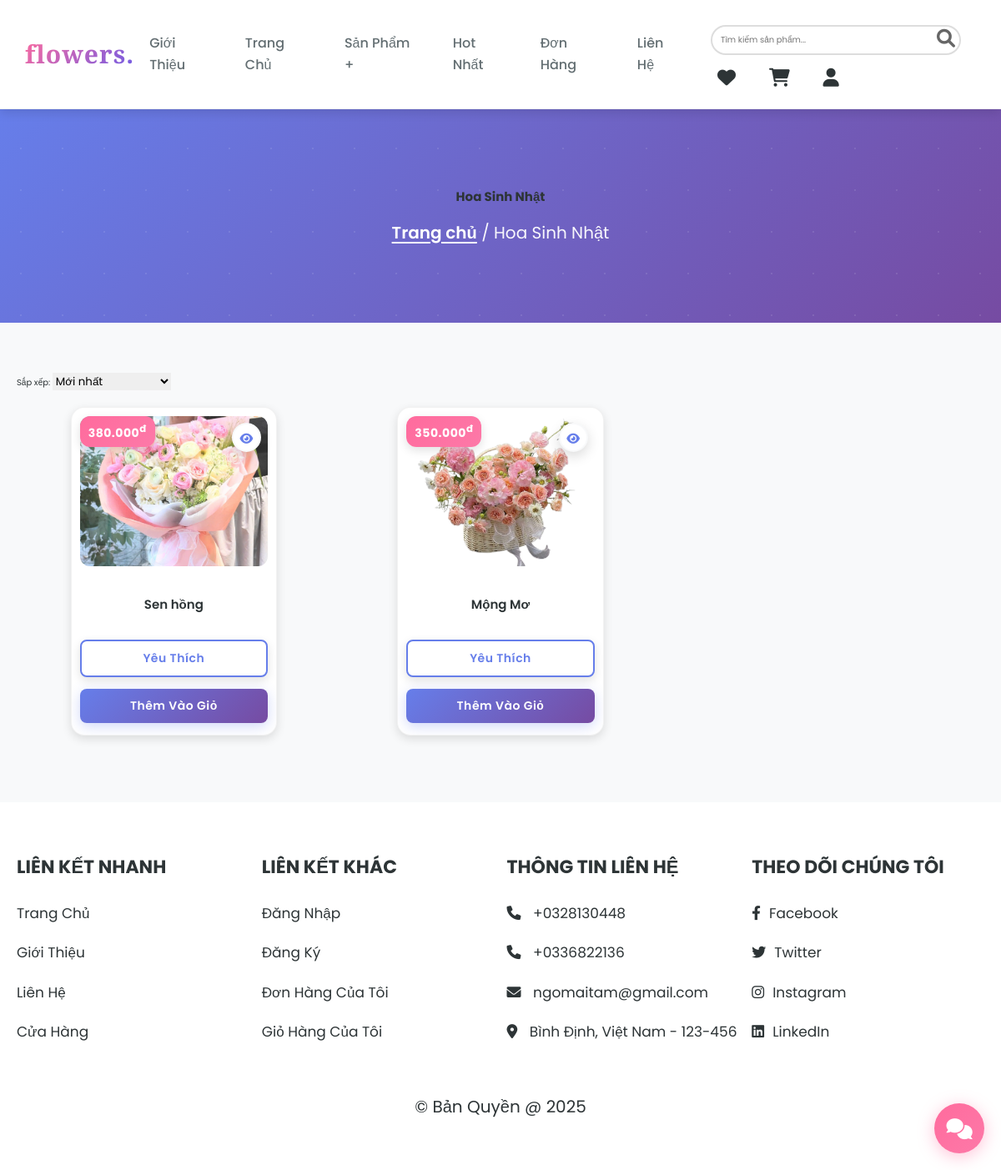
The page /pages/category.php?cat=sinh-nhat (signed in) on the database its author committed.
### tables this page shows
CREATE TABLE `products` (
  `id` int(11) NOT NULL,
  `name` varchar(100) NOT NULL,
  `details` varchar(500) NOT NULL,
  `price` int(11) NOT NULL,
  `stock_quantity` int(11) NOT NULL DEFAULT 0,
  `low_stock_threshold` int(11) NOT NULL DEFAULT 10,
  `stock_status` enum('in_stock','low_stock','out_of_stock') DEFAULT 'in_stock',
  `is_available` tinyint(1) DEFAULT 1,
  `last_stock_update` timestamp NULL DEFAULT NULL,
  `image` varchar(100) NOT NULL,
  `category` varchar(50) DEFAULT NULL
);

### includes/db_functions.php (called while the page is built, shortened)
<?php
function db_select_array($conn, $query, $types = "", $params = []) {
    if (!empty($types) && !empty($params)) {
        $stmt = mysqli_prepare($conn, $query);
        mysqli_stmt_bind_param($stmt, $types, ...$params);
        mysqli_stmt_execute($stmt);
        $result = mysqli_stmt_get_result($stmt);
        return mysqli_fetch_all($result, MYSQLI_ASSOC);
    }
    $result = mysqli_query($conn, $query);
    return $result ? mysqli_fetch_all($result, MYSQLI_ASSOC) : [];
}
?>

### pages/category.php (the view, shortened to what this page needs)
<?php
@include '../config.php';
$category = $_GET['cat'] ?? 'dam-cuoi';
$category_map = [
    'dam-cuoi' => 'Hoa Đám Cưới',
    'sinh-nhat' => 'Hoa Sinh Nhật',
    'ngay-le' => 'Hoa Ngày Lễ',
    'qua-tang' => 'Quà Tặng'
];
$category_name = $category_map[$category];
$sort = $_GET['sort'] ?? 'newest';
$min_price = $_GET['min_price'] ?? 0;
$max_price = $_GET['max_price'] ?? 10000000;
$page = $_GET['page'] ?? 1;
$per_page = 12;
$offset = ($page - 1) * $per_page;
$where = "category = ? AND price BETWEEN ? AND ?";
$params = [$category, $min_price, $max_price];
$types = "sii";
switch($sort) {
    default:
        $order = "ORDER BY id DESC";
}
$query = "SELECT * FROM products WHERE $where $order LIMIT ? OFFSET ?";
$products = db_select_array($conn, $query, $types . "ii", array_merge($params, [$per_page, $offset]));
?>
<!DOCTYPE html>
<html lang="vi">
<head>
   <link rel="stylesheet" href="https://cdnjs.cloudflare.com/ajax/libs/font-awesome/6.0.0/css/all.min.css">
   <link rel="stylesheet" href="../css/style.css">
   <link rel="stylesheet" href="../css/product-cards.css">
</head>
<body>
<?php @include '../header.php'; ?>
<section class="heading">
   <h1><?php echo $category_name; ?></h1>
   <p><a href="./home.php">Trang chủ</a> / <span><?php echo $category_name; ?></span></p>
</section>
<section class="products">
   <div class="filter-container">
      <form method="GET">
         <label>Sắp xếp:</label>
         <select name="sort" onchange="this.form.submit()">
            <option value="newest" <?php echo $sort == 'newest' ? 'selected' : ''; ?>>Mới nhất</option>
         </select>
      </form>
   </div>
   <div class="box-container">
      <?php
      if($products && count($products) > 0){
         foreach($products as $fetch_products){
            echo '
            <form class="box" method="POST">
               <input type="hidden" name="csrf_token" value="'.generate_csrf_token().'">
               <input type="hidden" name="product_id" value="'.$fetch_products['id'].'">
               <input type="hidden" name="product_name" value="'.$fetch_products['name'].'">
               <input type="hidden" name="product_price" value="'.$fetch_products['price'].'">
               <input type="hidden" name="product_image" value="'.$fetch_products['image'].'">
               <div class="price">'.number_format($fetch_products['price'], 0, ',', '.').'<sup>đ</sup></div>
               <a href="./view_page.php?pid='.$fetch_products['id'].'" class="fas fa-eye"></a>
               <img class="image" src="../assets/uploads/products/'.$fetch_products['image'].'" alt="'.$fetch_products['name'].'">
               <div class="name">'.$fetch_products['name'].'</div>
               <input type="hidden" name="quantity" value="1">
               <button type="submit" class="option-btn" name="add_to_wishlist">Yêu Thích</button>
               <button type="submit" class="btn" name="add_to_cart">Thêm Vào Giỏ</button>
            </form>
            ';
         }
      } else {
         echo '<p class="empty">Không có sản phẩm nào trong danh mục này</p>';
      }
      ?>
   </div>
</section>
<?php @include '../footer.php'; ?>
</body>
</html>

### header.php (shortened to what this page needs)
<header class="header">
    <div class="flex">
        <a href="../pages/home.php" class="logo">flowers.</a>
        <nav class="navbar">
    <ul>
        <li><a href="../pages/about.php">giới thiệu</a></li>
        <li><a href="../pages/home.php">trang chủ</a></li>
        <li class="dropdown">
  <a href="#">Sản phẩm +</a>
</li>
<li><a href="../pages/hotnhat.php">Hot nhất</a></li>
    <li><a href="../pages/orders.php">đơn hàng</a></li>
     <li><a href="../pages/contact.php">liên hệ</a></li>
    </ul>
</nav>
        <div class="icons">
    <div class="search-container" style="position: relative; margin: 0 1rem;">
        <input type="text"
               id="live-search"
               placeholder="Tìm kiếm sản phẩm..."
               autocomplete="off"
               style="padding: 0.8rem 3rem 0.8rem 1rem; border: 2px solid #ddd; border-radius: 25px; width: 300px; font-size: 1rem;">
    </div>
    <a href="../pages/wishlist.php">
        <i class="fas fa-heart"></i>
    </a>
    <a href="../pages/cart.php">
        <i class="fas fa-shopping-cart"></i>
    </a>
    <div id="user-btn" class="fas fa-user"></div>
</div>
    </div>
</header>

### footer.php
<section class="footer">
    <div class="box-container">
        <div class="box">
            <h3>Liên Kết Nhanh</h3>
            <a href="../pages/home.php">Trang Chủ</a>
            <a href="../pages/about.php">Giới Thiệu</a>
            <a href="../pages/contact.php">Liên Hệ</a>
            <a href="../pages/shop.php">Cửa Hàng</a>
        </div>
        <div class="box">
            <h3>Liên Kết Khác</h3>
            <a href="../auth/login.php">Đăng Nhập</a>
            <a href="../auth/register.php">Đăng Ký</a>
            <a href="../pages/orders.php">Đơn Hàng Của Tôi</a>
            <a href="../pages/cart.php">Giỏ Hàng Của Tôi</a>
        </div>
        <div class="box">
            <h3>Thông Tin Liên Hệ</h3>
            <p> <i class="fas fa-phone"></i> +0328130448 </p>
            <p> <i class="fas fa-phone"></i> +0336822136 </p>
            <p> <i class="fas fa-envelope"></i> ngomaitam@gmail.com </p>
            <p> <i class="fas fa-map-marker-alt"></i> Bình Định, Việt Nam - 123-456 </p>
        </div>
        <div class="box">
            <h3>Theo Dõi Chúng Tôi</h3>
            <a href="#"><i class="fab fa-facebook-f"></i>Facebook</a>
            <a href="#"><i class="fab fa-twitter"></i>Twitter</a>
            <a href="#"><i class="fab fa-instagram"></i>Instagram</a>
            <a href="#"><i class="fab fa-linkedin"></i>LinkedIn</a>
        </div>
    </div>
    <div class="credit">
        &copy; Bản Quyền @ <?php echo date('Y'); ?>
    </div>
</section>
<?php
if(isset($_SESSION['user_id']) && $_SESSION['user_type'] == 'user'){
    include '../chat/chat_widget.php';
}
?>

### chat/chat_widget.php (shortened to what this page needs)
<div id="chat-widget" class="chat-widget">
    <button id="chat-toggle" class="chat-toggle-btn">
        <i class="fas fa-comments"></i>
    </button>
</div>

### css/product-cards.css (style rules this page uses)
.products .box { position: relative; overflow: hidden; background: white; border-radius: 15px; box-shadow: 0 5px 20px rgba(0,0,0,0.08); transition: all 0.4s cubic-bezier(0.4, 0, 0.2, 1); border: 2px solid transparent; padding: 1rem; max-width: 280px; margin: 0 auto; }
.products .box .image { width: 100%; height: 200px; object-fit: cover; border-radius: 10px; transition: transform 0.5s ease; margin-bottom: 0.8rem; }
.products .box .price { position: absolute; top: 18px; left: 18px; background: linear-gradient(135deg, #ff6b9d, #c471ed); color: white; padding: 0.5rem 1rem; border-radius: 20px; font-size: 1.4rem; font-weight: 700; box-shadow: 0 5px 15px rgba(255, 107, 157, 0.4); z-index: 2; }
.products .box .fas.fa-eye { position: absolute; top: 18px; right: 18px; width: 35px; height: 35px; line-height: 35px; text-align: center; background: white; color: #667eea; border-radius: 50%; font-size: 1.4rem; box-shadow: 0 5px 15px rgba(0,0,0,0.15); transition: all 0.3s; z-index: 2; }
.products .box .name { font-size: 1.6rem; font-weight: 600; color: #333; margin: 1rem 0; text-align: center; min-height: 45px; display: flex; align-items: center; justify-content: center; line-height: 1.4; }
.products .box .option-btn, .products .box .btn { width: 100%; padding: 1rem; margin: 0.4rem 0; border-radius: 8px; font-size: 1.4rem; font-weight: 600; transition: all 0.3s; border: none; cursor: pointer; text-transform: capitalize; }
.products .box .option-btn { background: white; color: #667eea; border: 2px solid #667eea; }
.products .box .btn { background: linear-gradient(135deg, #667eea, #764ba2); color: white; box-shadow: 0 4px 15px rgba(102, 126, 234, 0.3); }
.products .box-container { display: grid; grid-template-columns: repeat(4, 1fr); gap: 1.5rem; padding: 2rem 0; max-width: 1200px; margin: 0 auto; }
@media (max-width: 1200px) { .products .box-container { grid-template-columns: repeat(3, 1fr); } }

### chat/chat_widget.php (style rules this page uses)
.chat-widget { position: fixed; bottom: 2rem; right: 2rem; z-index: 9999; }
.chat-toggle-btn { width: 6rem; height: 6rem; border-radius: 50%; background: linear-gradient(135deg, var(--primary) 0%, var(--accent) 100%); color: white; border: none; font-size: 2.5rem; cursor: pointer; box-shadow: 0 4px 20px rgba(255, 107, 157, 0.4); transition: all 0.3s ease; position: relative; display: flex; align-items: center; justify-content: center; }

### rows shown on the page
products: price "380.000", image (picture), name "Sen hồng"
products: price "350.000", image (picture), name "Mộng Mơ"

### other values the page prints
$category_name "Hoa Sinh Nhật"
